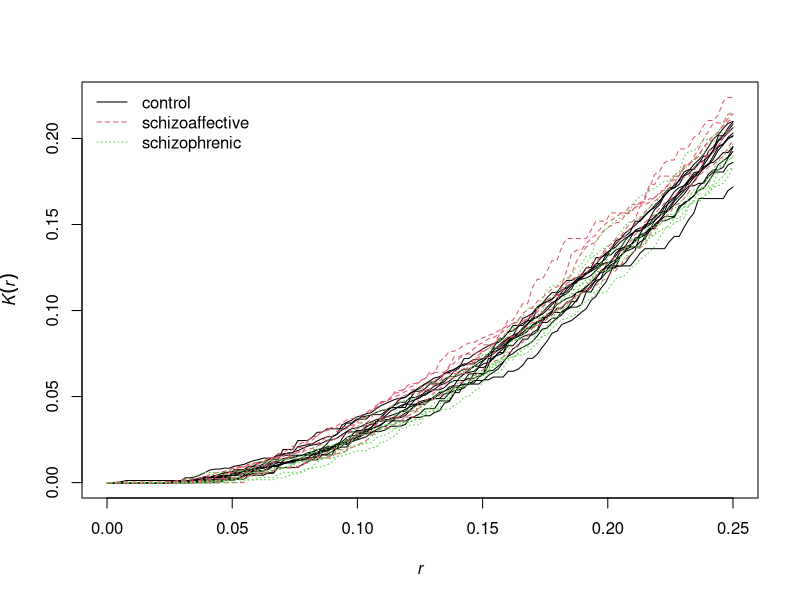
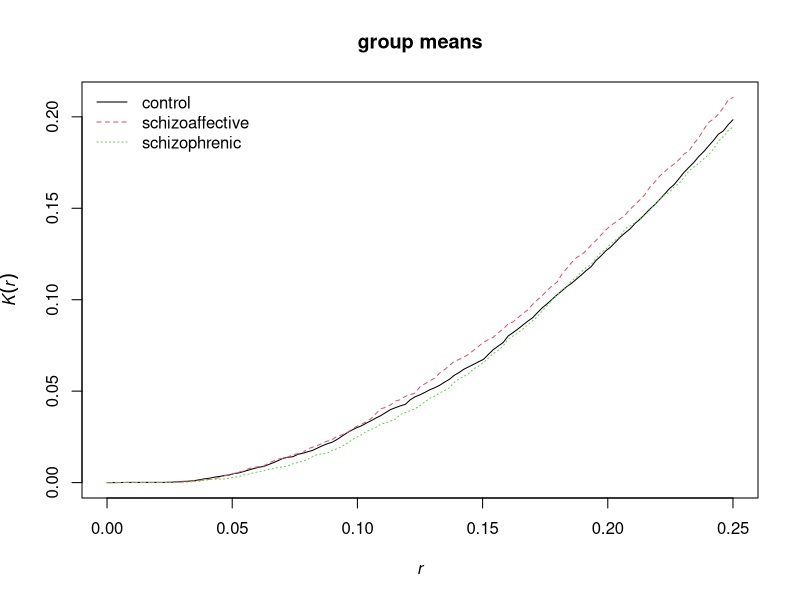
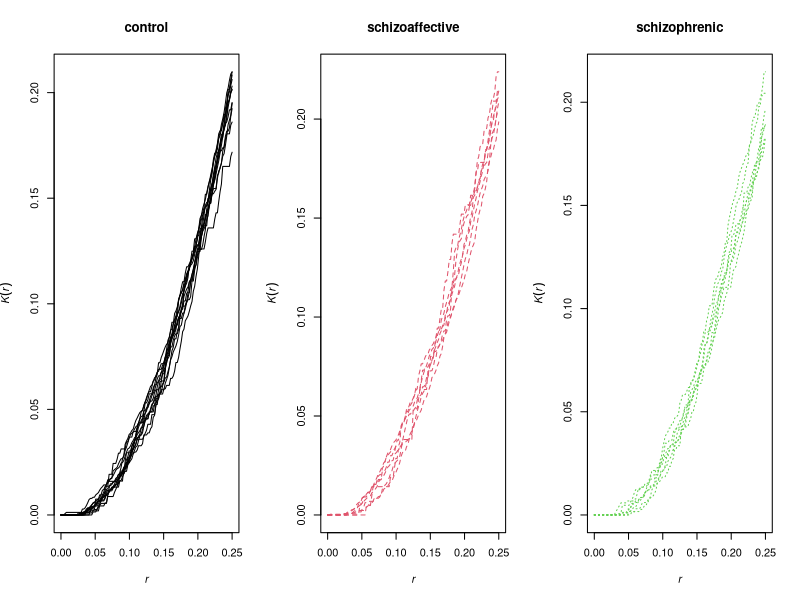
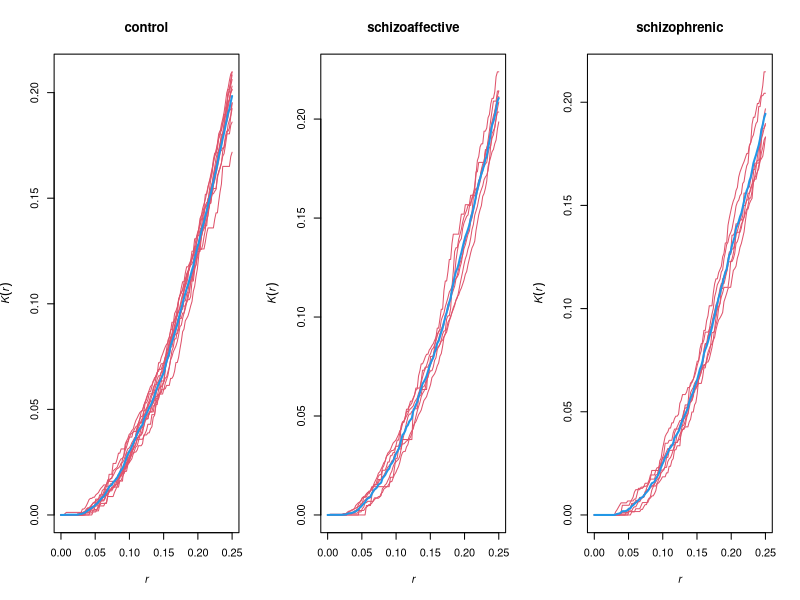

Generate these figures, in order, with R:
library(spatstat)


### Name: plot.studpermutest
### Title: Plot a Studentised Permutation Test
### Aliases: plot.studpermutest
### Keywords: hplot htest

### ** Examples

  np <- if(interactive()) 99 else 19
  testpyramidal <- studpermu.test(pyramidal, Neurons ~ group, nperm=np)
  plot(testpyramidal)
  plot(testpyramidal, meanonly=TRUE)
  op <- par(mfrow=c(1,3))
  plot(testpyramidal, separately=TRUE)
  plot(testpyramidal, separately=TRUE, col=2, lty=1, lwd.mean=2, col.mean=4)
  par(op)
